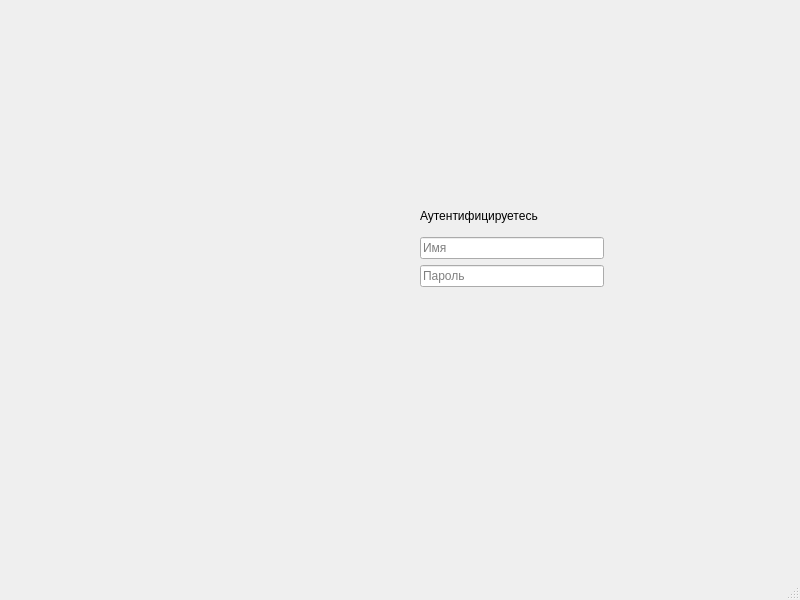
<?xml version="1.0" encoding="UTF-8"?>
<ui version="4.0">
 <class>MainWindow</class>
 <widget class="QMainWindow" name="MainWindow">
  <property name="geometry">
   <rect>
    <x>0</x>
    <y>0</y>
    <width>800</width>
    <height>600</height>
   </rect>
  </property>
  <property name="windowTitle">
   <string>MainWindow</string>
  </property>
  <widget class="QWidget" name="centralwidget">
   <widget class="QWidget" name="verticalLayoutWidget">
    <property name="geometry">
     <rect>
      <x>420</x>
      <y>200</y>
      <width>184</width>
      <height>87</height>
     </rect>
    </property>
    <layout class="QVBoxLayout" name="verticalLayout">
     <item>
      <widget class="QLabel" name="label">
       <property name="text">
        <string>Аутентифицируетесь</string>
       </property>
      </widget>
     </item>
     <item>
      <widget class="QLineEdit" name="lineEdit">
       <property name="placeholderText">
        <string>Имя</string>
       </property>
      </widget>
     </item>
     <item>
      <widget class="QLineEdit" name="lineEdit_2">
       <property name="placeholderText">
        <string>Пароль</string>
       </property>
      </widget>
     </item>
    </layout>
   </widget>
  </widget>
  <widget class="QMenuBar" name="menubar">
   <property name="geometry">
    <rect>
     <x>0</x>
     <y>0</y>
     <width>800</width>
     <height>24</height>
    </rect>
   </property>
  </widget>
  <widget class="QStatusBar" name="statusbar"/>
 </widget>
 <resources/>
 <connections/>
</ui>
